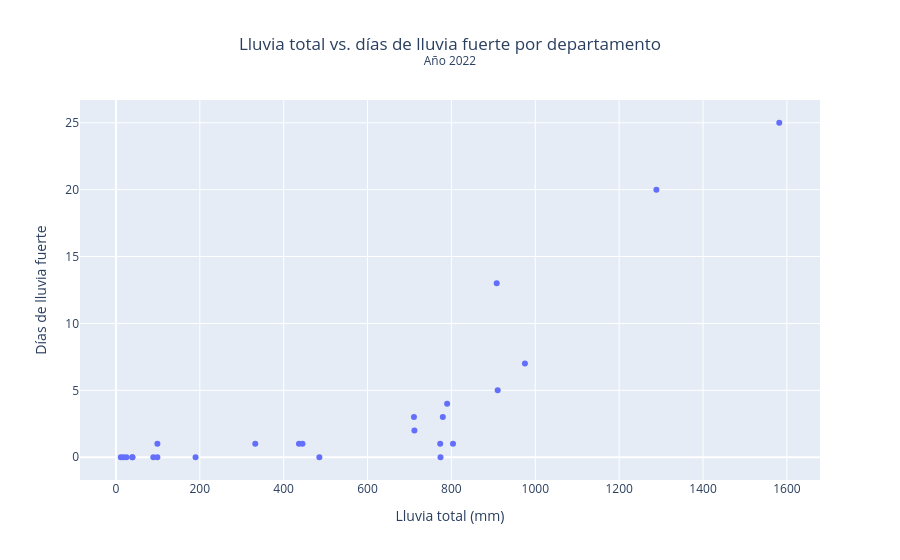

Notebook code cell kept with this figure:
### Code cell
# Gráfico de dispersión

fig_scatter = px.scatter(data, x="lluvia_total_mm", y="dias_lluvia_fuerte",
                 hover_name="departamento",
                 title="Lluvia total vs. días de lluvia fuerte por departamento<br><sup>Año 2022</sup>",
                 labels={"lluvia_total_mm": "Lluvia total (mm)",
                         "dias_lluvia_fuerte": "Días de lluvia fuerte"})
fig_scatter.update_layout(title_x=0.5)
fig_scatter.show()

### Figure 1 — Plotly figure (JSON) as saved in the notebook; plotly's stock layout.template omitted (floating-point values rounded to 4 significant figures)
{"data": [{"hovertemplate": "<b>%{hovertext}</b><br><br>Lluvia total (mm)=%{x}<br>Días de lluvia fuerte=%{y}<extra></extra>", "hovertext": ["Amazonas", "Áncash", "Apurímac", "Arequipa", "Ayacucho", "Cajamarca", "Callao", "Cusco", "Huancavelica", "Huánuco", "Ica", "Junín", "La Libertad", "Lambayeque", "Lima", "Loreto", "Madre de Dios", "Moquegua", "Pasco", "Piura", "Puno", "San Martín", "Tacna", "Tumbes", "Ucayali"], "legendgroup": "", "marker": {"color": "#636efa", "symbol": "circle"}, "mode": "markers", "name": "", "orientation": "v", "showlegend": false, "type": "scatter", "x": [436.5, 975.3, 711.8, 189.9, 485.1, 773.3, 39.2, 710.7, 803.8, 444.8, 25.1, 910.4, 98.9, 98.8, 39.2, 1582.0, 908.0, 17.8, 774.0, 89.2, 779.5, 789.8, 11.5, 332.3, 1289.0], "xaxis": "x", "y": [1, 7, 2, 0, 0, 1, 0, 3, 1, 1, 0, 5, 1, 0, 0, 25, 13, 0, 0, 0, 3, 4, 0, 1, 20], "yaxis": "y"}], "layout": {"legend": {"tracegroupgap": 0}, "title": {"text": "Lluvia total vs. días de lluvia fuerte por departamento<br><sup>Año 2022</sup>", "x": 0.5}, "xaxis": {"anchor": "y", "domain": [0, 1], "title": {"text": "Lluvia total (mm)"}}, "yaxis": {"anchor": "x", "domain": [0, 1], "title": {"text": "Días de lluvia fuerte"}}}}
